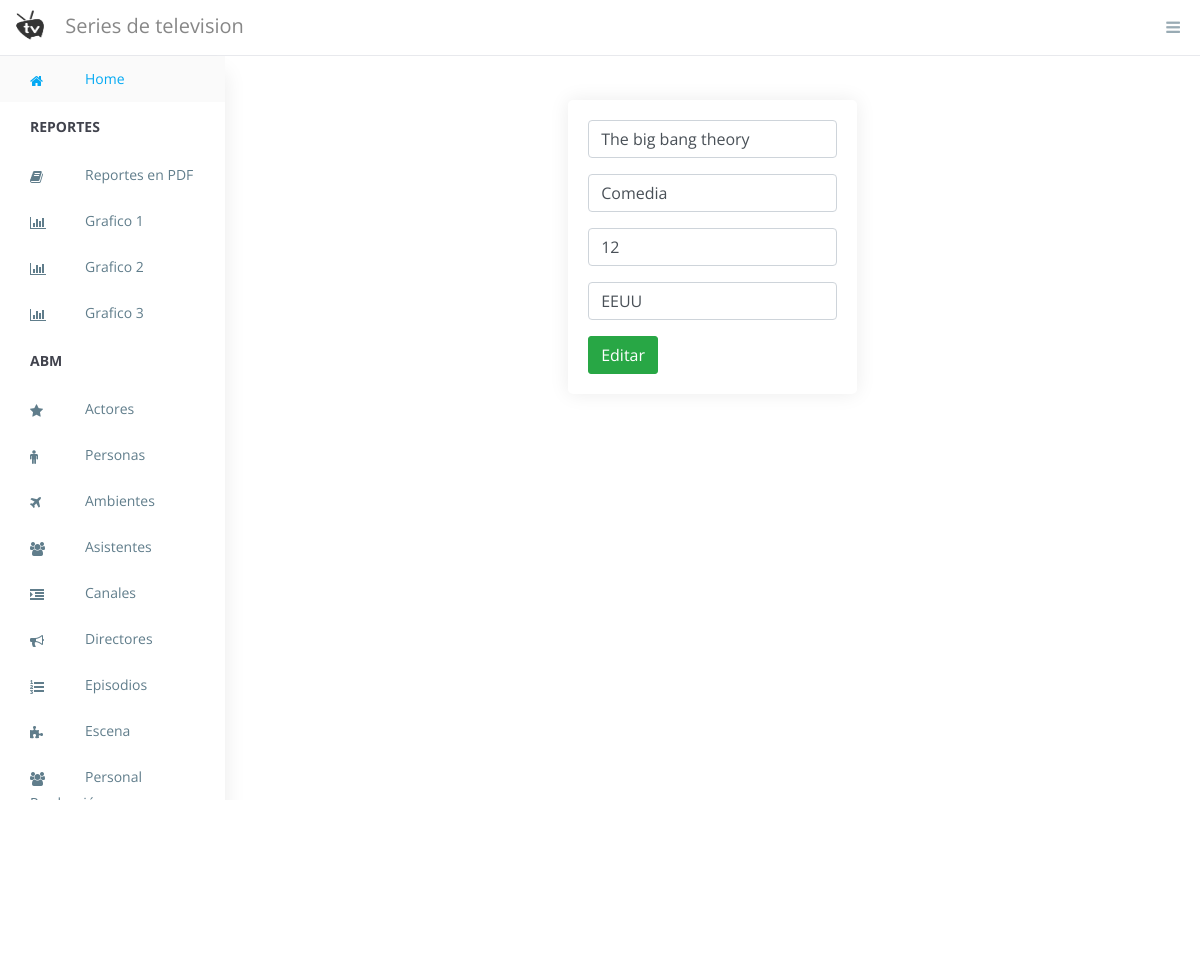
The app's page /editprograma.php?idprog=101 (signed in) with its own data.
### tables this page shows
CREATE TABLE `programa` (
  `idprog` int(11) NOT NULL,
  `nombre` text DEFAULT NULL,
  `genero` text DEFAULT NULL,
  `nrotemporadas` int(11) DEFAULT NULL,
  `pais` text DEFAULT NULL
);

### editprograma.php (the view, shortened to what this page needs)
<?php
    include('session.php');
    if(isset($_GET['idprog'])){
       $idprog = $_GET['idprog'];
       $query = "SELECT * FROM programa WHERE idprog = '$idprog'";
       $result = mysqli_query($conexion, $query);
        if(mysqli_num_rows($result) == 1){
            $row = mysqli_fetch_array($result);
            $nombre = $row['nombre'];
            $genero = $row['genero'];
            $nrotemporadas = $row['nrotemporadas'];
            $pais = $row['pais'];
        }
    }
?>
<?php
    include("partes/header.php");
?>
<div class="container p-4">
    <div class="row">
        <div class="col-md-4 mx-auto">
            <div class="card card-body">
                <form action="editprograma.php?idprog=<?php echo $_GET['idprog']; ?>" method="POST">
                    <div class="form-group">
                        <input type="text" name="nombre" value="<?php echo $nombre;?>"
                            class="form-control" placeholder="Editar nombre">
                    </div>
                    <div class="form-group">
                    <input type="text" name="genero" value="<?php echo $genero;?>"\
                            class="form-control" placeholder="Update Title"
                        >                    </div>
                    <div class="form-group">
                        <input type="number" name="nrotemporadas" value="<?php echo $nrotemporadas;?>"
                            class="form-control" placeholder="Update Title">
                    </div>
                    <div class="form-group">
                        <input type="text" name="pais" value="<?php echo $pais;?>"
                            class="form-control" placeholder="Editar nombre">
                    </div>
                    <button class="btn btn-success" name="update">
                        Editar
                    </button>
                </form>
            </div>
        </div>
    </div>
</div>
<?php include("partes/footer.php") ;?>

### assets/css/style.css (style rules this page uses)
html, body { height: 100%; overflow-y: hidden; }
.card.card-body { padding: 20px !important; margin-top: 20px; }
body { font-family: "Open Sans", sans-serif; font-size: 16px; width: 100%; }
a, button { text-decoration: none; outline: none !important; color: #878787; -webkit-transition: all 0.25s ease; transition: all 0.25s ease; }
.btn, button, input, textarea { -webkit-box-shadow: none; box-shadow: none; outline: 0 !important; }
.btn { border-radius: 3px; }
.card { margin-bottom: 1.875em; border-radius: 5px; padding: 0; border: 0px solid transparent; -webkit-box-shadow: 0 0 20px rgba(0, 0, 0, 0.08); box-shadow: 0 0 20px rgba(0, 0, 0, 0.08); }
.btn, .button { display: inline-block; font-weight: 400; text-align: center; white-space: nowrap; vertical-align: middle; -webkit-transition: all .15s ease-in-out; transition: all .15s ease-in-out; border-radius: 3; cursor: pointer; }
@media (max-width: 1368px) { .card-body { padding: 15px; } }

### records on screen
programa: nombre "The big bang theory", genero "Comedia", nrotemporadas "12", pais "EEUU"
